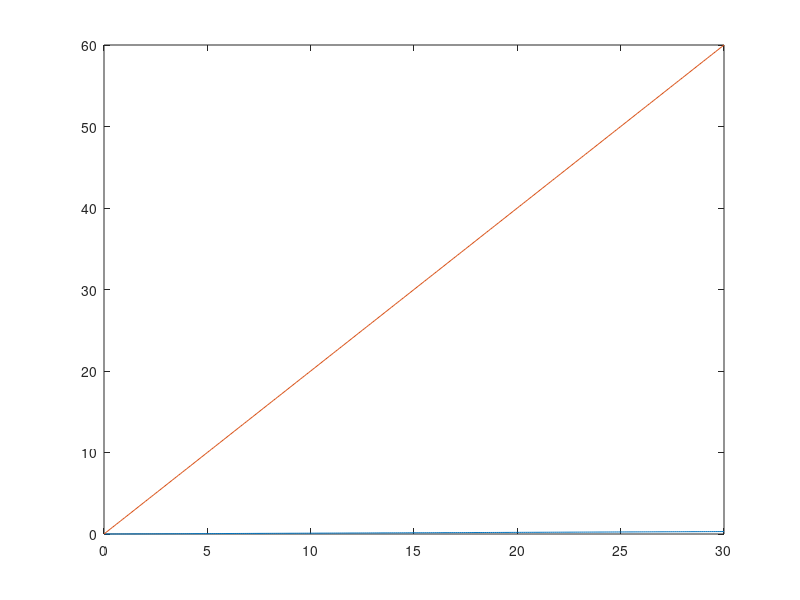

Recreate this plot in MATLAB.
%%%%%%%%%%%
%Ejercicio 1 Seccion Ley de ohm
printf("Ejercicio 1\n")
R=6
I=2.5
V=I*R

%ejercicio 13
printf("Ejercicio 13\n")
V=120
I=9.5
R=V/I

%ejercicio 1, Trazado de la ley de ohm
v=0:0.1:30
r1=100
r2=0.5
i1=v/r1;
i2=v/r2;
plot(v,i1)
hold on
plot(v,i2)
%ejercicio 1, seccion Potencia
printf("Ejercicio 1. Potencia\n")
E=420 %Julios 
t=7 %minutos
t=t*60 %segundos

P=E/t

%ejercicio 37, seccion Potencia
V=120%Volts
I=100%amperes
P=V*I

p1=5*(745.7) %motor de 5 hp
p2=3000
p3=2400
p4=1000
Pr=P-(p1+p2+p3+p4)
if Pr>0
  printf("Sin peligro\n")
 else
  printf("Se te va a caer la linea de luz u.u\n")
 endif
